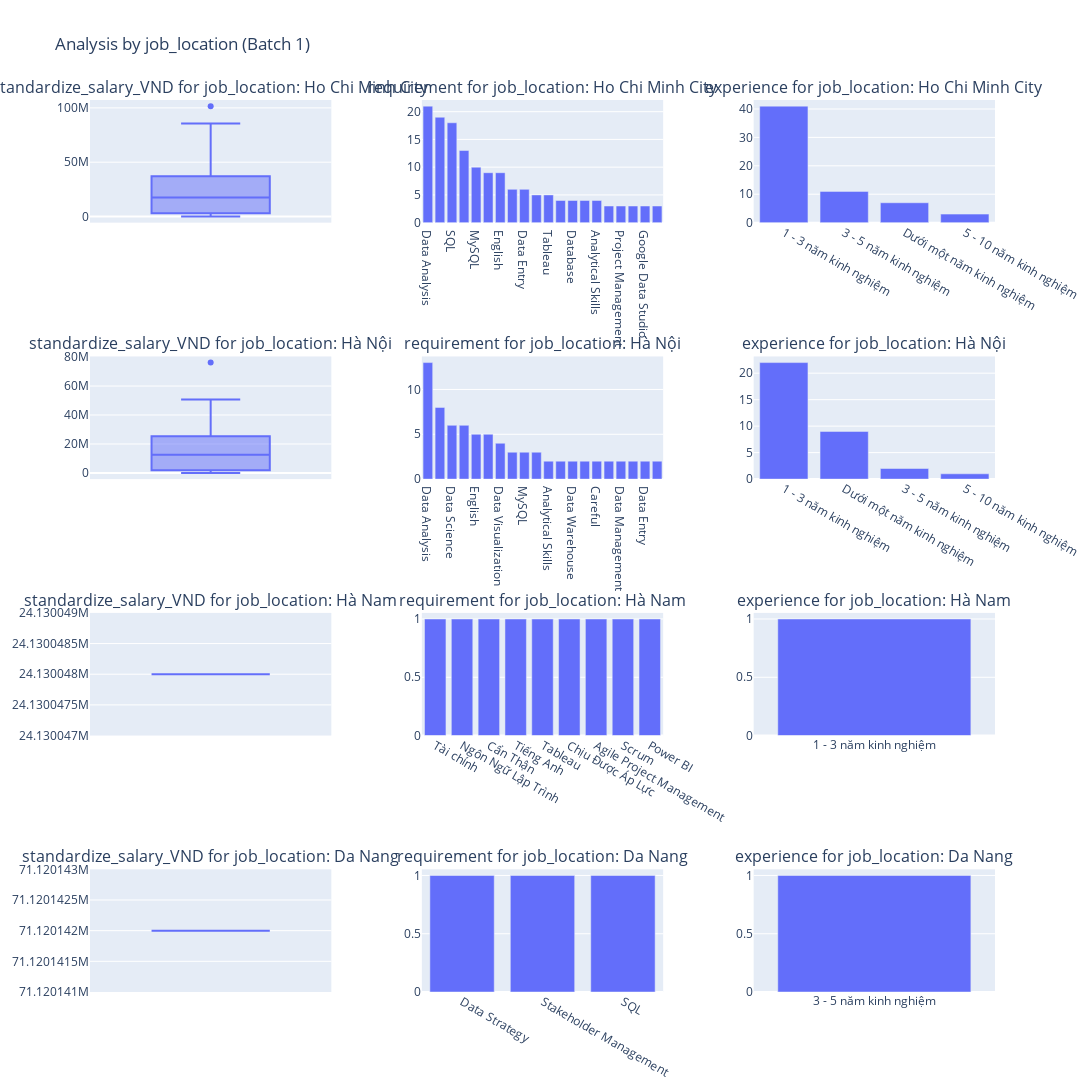

The notebook cell saved with this chart:
### Code cell
from utils import visualization
visualization.create_grouped_charts_in_batches(df_data, group_by="job_location", 
                                 analysis_columns=["standardize_salary_VND", "requirement", "experience"], 
                                 max_skills=20, max_rows=5)

### Figure 1 — Plotly figure (JSON) as saved in the notebook; plotly's stock layout.template omitted (floating-point values rounded to 4 significant figures)
{"data": [{"alignmentgroup": "True", "hovertemplate": "Salary in VND=%{y}<extra></extra>", "legendgroup": "", "marker": {"color": "#636efa"}, "name": "", "notched": false, "offsetgroup": "", "orientation": "v", "showlegend": false, "type": "box", "x0": " ", "xaxis": "x", "y": [40000000, 20000000, null, 30000000, null, 38000000, 25000000, 238, null, null, null, 18000000, 2500000, 3000000, 2500000, null, null, null, 238, 11999900, 31750064, null, 14000000, 15000000, 57150114, 21590043, 3000000, null, null, null, null, null, 15000000, 15000000, null, 238, 238, null, 27940056, 71120142, 60960122, 17500000, 20000000, 5000000, null, null, 150, 37000000, null, 26670053, null, null, null, null, null, null, null, 17500000, 85587128, null, 82550165, 57150114, 12500000, 14000000, 69850140, 555, 8000000, 101600203, 238, 13000000, 1674, 50800102, 22500000, null], "y0": " ", "yaxis": "y"}, {"alignmentgroup": "True", "hovertemplate": "Skill=%{x}<br>Count=%{y}<extra></extra>", "legendgroup": "", "marker": {"color": "#636efa", "pattern": {"shape": ""}}, "name": "", "offsetgroup": "", "orientation": "v", "showlegend": false, "textposition": "auto", "type": "bar", "x": ["Data Analysis", "Python", "SQL", "Data Science", "MySQL", "Database Administration", "English", "Statistical Data Analysis", "Data Entry", "Good Communication Skills", "Tableau", "Computer Science", "Database", "Mysql Database", "Analytical Skills", "ETL", "Project Management", "Business Analyst", "Google Data Studio", "Python Programming"], "xaxis": "x2", "y": [21, 19, 18, 13, 10, 9, 9, 6, 6, 5, 5, 4, 4, 4, 4, 3, 3, 3, 3, 3], "yaxis": "y2"}, {"alignmentgroup": "True", "hovertemplate": "Experience=%{x}<br>Count=%{y}<extra></extra>", "legendgroup": "", "marker": {"color": "#636efa", "pattern": {"shape": ""}}, "name": "", "offsetgroup": "", "orientation": "v", "showlegend": false, "textposition": "auto", "type": "bar", "x": ["1 - 3 năm kinh nghiệm", "3 - 5 năm kinh nghiệm", "Dưới một năm kinh nghiệm", "5 - 10 năm kinh nghiệm"], "xaxis": "x3", "y": [41, 11, 7, 3], "yaxis": "y3"}, {"alignmentgroup": "True", "hovertemplate": "Salary in VND=%{y}<extra></extra>", "legendgroup": "", "marker": {"color": "#636efa"}, "name": "", "notched": false, "offsetgroup": "", "orientation": "v", "showlegend": false, "type": "box", "x0": " ", "xaxis": "x4", "y": [25400051, null, null, null, 33020066, null, 38100076, 12690355, null, 15000000, null, 25000000, 11500000, null, 12000000, null, null, null, null, 238, 8500000, 38100076, 238, 238, 7500000, 7500000, 238, 238, null, 238, null, 25400051, null, 50800102, 76200152, 21000000, 12500050, null], "y0": " ", "yaxis": "y4"}, {"alignmentgroup": "True", "hovertemplate": "Skill=%{x}<br>Count=%{y}<extra></extra>", "legendgroup": "", "marker": {"color": "#636efa", "pattern": {"shape": ""}}, "name": "", "offsetgroup": "", "orientation": "v", "showlegend": false, "textposition": "auto", "type": "bar", "x": ["Data Analysis", "SQL", "Data Science", "Python", "English", "Database", "Data Visualization", "Microsoft Power BI", "MySQL", "Tableau", "Analytical Skills", "Data Engineer", "Data Warehouse", "Business Intelligence", "Careful", "Programming Languages", "Data Management", "Statistical Data Analysis", "Data Entry", "Database Administration"], "xaxis": "x5", "y": [13, 8, 6, 6, 5, 5, 4, 3, 3, 3, 2, 2, 2, 2, 2, 2, 2, 2, 2, 2], "yaxis": "y5"}, {"alignmentgroup": "True", "hovertemplate": "Experience=%{x}<br>Count=%{y}<extra></extra>", "legendgroup": "", "marker": {"color": "#636efa", "pattern": {"shape": ""}}, "name": "", "offsetgroup": "", "orientation": "v", "showlegend": false, "textposition": "auto", "type": "bar", "x": ["1 - 3 năm kinh nghiệm", "Dưới một năm kinh nghiệm", "3 - 5 năm kinh nghiệm", "5 - 10 năm kinh nghiệm"], "xaxis": "x6", "y": [22, 9, 2, 1], "yaxis": "y6"}, {"alignmentgroup": "True", "hovertemplate": "Salary in VND=%{y}<extra></extra>", "legendgroup": "", "marker": {"color": "#636efa"}, "name": "", "notched": false, "offsetgroup": "", "orientation": "v", "showlegend": false, "type": "box", "x0": " ", "xaxis": "x7", "y": [24130048], "y0": " ", "yaxis": "y7"}, {"alignmentgroup": "True", "hovertemplate": "Skill=%{x}<br>Count=%{y}<extra></extra>", "legendgroup": "", "marker": {"color": "#636efa", "pattern": {"shape": ""}}, "name": "", "offsetgroup": "", "orientation": "v", "showlegend": false, "textposition": "auto", "type": "bar", "x": ["Tài chính", "Ngôn Ngữ Lập Trình", "Cẩn Thận", "Tiếng Anh", "Tableau", "Chịu Được Áp Lực", "Agile Project Management", "Scrum", "Power BI"], "xaxis": "x8", "y": [1, 1, 1, 1, 1, 1, 1, 1, 1], "yaxis": "y8"}, {"alignmentgroup": "True", "hovertemplate": "Experience=%{x}<br>Count=%{y}<extra></extra>", "legendgroup": "", "marker": {"color": "#636efa", "pattern": {"shape": ""}}, "name": "", "offsetgroup": "", "orientation": "v", "showlegend": false, "textposition": "auto", "type": "bar", "x": ["1 - 3 năm kinh nghiệm"], "xaxis": "x9", "y": [1], "yaxis": "y9"}, {"alignmentgroup": "True", "hovertemplate": "Salary in VND=%{y}<extra></extra>", "legendgroup": "", "marker": {"color": "#636efa"}, "name": "", "notched": false, "offsetgroup": "", "orientation": "v", "showlegend": false, "type": "box", "x0": " ", "xaxis": "x10", "y": [71120142], "y0": " ", "yaxis": "y10"}, {"alignmentgroup": "True", "hovertemplate": "Skill=%{x}<br>Count=%{y}<extra></extra>", "legendgroup": "", "marker": {"color": "#636efa", "pattern": {"shape": ""}}, "name": "", "offsetgroup": "", "orientation": "v", "showlegend": false, "textposition": "auto", "type": "bar", "x": ["Data Strategy", "Stakeholder Management", "SQL"], "xaxis": "x11", "y": [1, 1, 1], "yaxis": "y11"}, {"alignmentgroup": "True", "hovertemplate": "Experience=%{x}<br>Count=%{y}<extra></extra>", "legendgroup": "", "marker": {"color": "#636efa", "pattern": {"shape": ""}}, "name": "", "offsetgroup": "", "orientation": "v", "showlegend": false, "textposition": "auto", "type": "bar", "x": ["3 - 5 năm kinh nghiệm"], "xaxis": "x12", "y": [1], "yaxis": "y12"}], "layout": {"annotations": [{"font": {"size": 16}, "showarrow": false, "text": "standardize_salary_VND for job_location: Ho Chi Minh City", "x": 0.1333, "xanchor": "center", "xref": "paper", "y": 1, "yanchor": "bottom", "yref": "paper"}, {"font": {"size": 16}, "showarrow": false, "text": "requirement for job_location: Ho Chi Minh City", "x": 0.5, "xanchor": "center", "xref": "paper", "y": 1, "yanchor": "bottom", "yref": "paper"}, {"font": {"size": 16}, "showarrow": false, "text": "experience for job_location: Ho Chi Minh City", "x": 0.8667, "xanchor": "center", "xref": "paper", "y": 1, "yanchor": "bottom", "yref": "paper"}, {"font": {"size": 16}, "showarrow": false, "text": "standardize_salary_VND for job_location: Hà Nội", "x": 0.1333, "xanchor": "center", "xref": "paper", "y": 0.7125, "yanchor": "bottom", "yref": "paper"}, {"font": {"size": 16}, "showarrow": false, "text": "requirement for job_location: Hà Nội", "x": 0.5, "xanchor": "center", "xref": "paper", "y": 0.7125, "yanchor": "bottom", "yref": "paper"}, {"font": {"size": 16}, "showarrow": false, "text": "experience for job_location: Hà Nội", "x": 0.8667, "xanchor": "center", "xref": "paper", "y": 0.7125, "yanchor": "bottom", "yref": "paper"}, {"font": {"size": 16}, "showarrow": false, "text": "standardize_salary_VND for job_location: Hà Nam", "x": 0.1333, "xanchor": "center", "xref": "paper", "y": 0.425, "yanchor": "bottom", "yref": "paper"}, {"font": {"size": 16}, "showarrow": false, "text": "requirement for job_location: Hà Nam", "x": 0.5, "xanchor": "center", "xref": "paper", "y": 0.425, "yanchor": "bottom", "yref": "paper"}, {"font": {"size": 16}, "showarrow": false, "text": "experience for job_location: Hà Nam", "x": 0.8667, "xanchor": "center", "xref": "paper", "y": 0.425, "yanchor": "bottom", "yref": "paper"}, {"font": {"size": 16}, "showarrow": false, "text": "standardize_salary_VND for job_location: Da Nang", "x": 0.1333, "xanchor": "center", "xref": "paper", "y": 0.1375, "yanchor": "bottom", "yref": "paper"}, {"font": {"size": 16}, "showarrow": false, "text": "requirement for job_location: Da Nang", "x": 0.5, "xanchor": "center", "xref": "paper", "y": 0.1375, "yanchor": "bottom", "yref": "paper"}, {"font": {"size": 16}, "showarrow": false, "text": "experience for job_location: Da Nang", "x": 0.8667, "xanchor": "center", "xref": "paper", "y": 0.1375, "yanchor": "bottom", "yref": "paper"}], "height": 1800, "showlegend": false, "title": {"text": "Analysis by job_location (Batch 1)"}, "width": 1530, "xaxis": {"anchor": "y", "domain": [0, 0.2667]}, "xaxis10": {"anchor": "y10", "domain": [0, 0.2667]}, "xaxis11": {"anchor": "y11", "domain": [0.3667, 0.6333]}, "xaxis12": {"anchor": "y12", "domain": [0.7333, 1]}, "xaxis2": {"anchor": "y2", "domain": [0.3667, 0.6333]}, "xaxis3": {"anchor": "y3", "domain": [0.7333, 1]}, "xaxis4": {"anchor": "y4", "domain": [0, 0.2667]}, "xaxis5": {"anchor": "y5", "domain": [0.3667, 0.6333]}, "xaxis6": {"anchor": "y6", "domain": [0.7333, 1]}, "xaxis7": {"anchor": "y7", "domain": [0, 0.2667]}, "xaxis8": {"anchor": "y8", "domain": [0.3667, 0.6333]}, "xaxis9": {"anchor": "y9", "domain": [0.7333, 1]}, "yaxis": {"anchor": "x", "domain": [0.8625, 1]}, "yaxis10": {"anchor": "x10", "domain": [0, 0.1375]}, "yaxis11": {"anchor": "x11", "domain": [0, 0.1375]}, "yaxis12": {"anchor": "x12", "domain": [0, 0.1375]}, "yaxis2": {"anchor": "x2", "domain": [0.8625, 1]}, "yaxis3": {"anchor": "x3", "domain": [0.8625, 1]}, "yaxis4": {"anchor": "x4", "domain": [0.575, 0.7125]}, "yaxis5": {"anchor": "x5", "domain": [0.575, 0.7125]}, "yaxis6": {"anchor": "x6", "domain": [0.575, 0.7125]}, "yaxis7": {"anchor": "x7", "domain": [0.2875, 0.425]}, "yaxis8": {"anchor": "x8", "domain": [0.2875, 0.425]}, "yaxis9": {"anchor": "x9", "domain": [0.2875, 0.425]}}}
